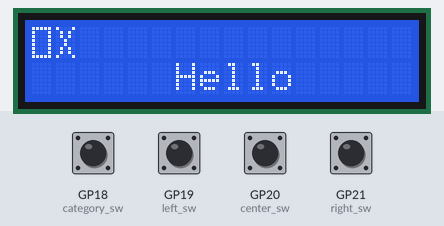
Bench run of a program on a simulated Raspberry Pi Pico running MicroPython. Parts: 16×2 character LCD. The inputs (shaded band) are chosen by the test bench; at power-on: GP18 (category_sw), GP19 (left_sw), GP20 (center_sw), GP21 (right_sw) LOW. What the program prints to the serial console is not drawn.

Above: at 16.5 s.
16.6 s: GP19 (left_sw) pulled HIGH for 0.15 s
At 18.6 s:
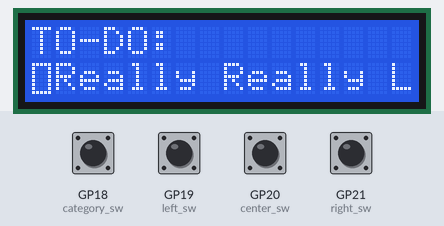
18.9 s: GP20 (center_sw) pulled HIGH for 0.15 s
At 20.4 s:
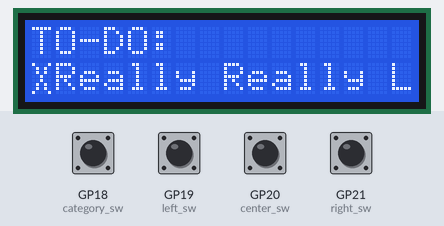
22.0 s: GP21 (right_sw) pulled HIGH for 0.15 s
At 24.9 s:
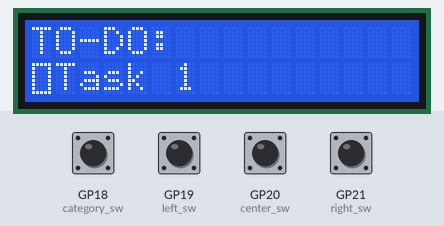
25.1 s: GP19 (left_sw) pulled HIGH for 1 s
At 29.0 s:
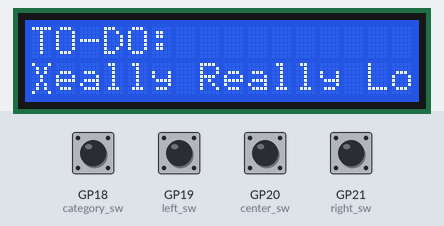
29.1 s: GP20 (center_sw) pulled HIGH for 1 s
At 33.0 s:
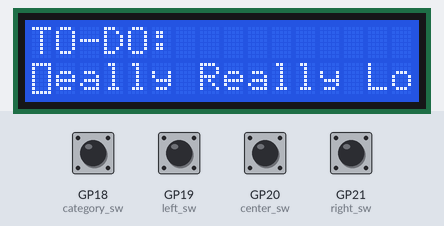
33.1 s: GP20 (center_sw) pulled HIGH for 0.15 s
At 37.8 s:
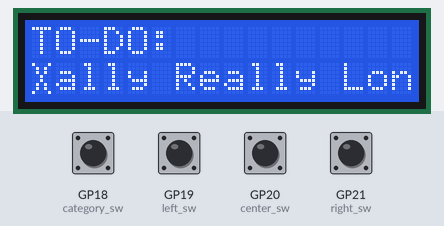
Timing chart, 0 to 39.3 s (numbered marks = the images above; inputs shaded):
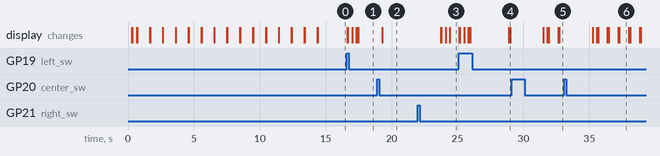

The program:

main_rev1.py
```python
from machine import Pin, disable_irq, enable_irq
import utime

RS = Pin(16, Pin.OUT)
En = Pin(17, Pin.OUT)
D0 = Pin(15, Pin.OUT)
D1 = Pin(14, Pin.OUT)
D2 = Pin(13, Pin.OUT)
D3 = Pin(12, Pin.OUT)
D4 = Pin(11, Pin.OUT)
D5 = Pin(10, Pin.OUT)
D6 = Pin(9, Pin.OUT)
D7 = Pin(8, Pin.OUT)

category_sw = Pin(18, Pin.IN, Pin.PULL_DOWN)
left_sw = Pin(19, Pin.IN, Pin.PULL_DOWN)
center_sw = Pin(20, Pin.IN, Pin.PULL_DOWN)
right_sw = Pin(21, Pin.IN, Pin.PULL_DOWN)

check_char = [int('10001', 2), int('01010', 2), int('01010', 2), int('00100', 2), int('00100', 2), int('01010', 2), int('01010', 2), int('10001', 2)]
uncheck_char = [int('11111', 2), int('10001', 2), int('10001', 2), int('10001', 2), int('10001', 2), int('10001', 2), int('10001', 2), int('11111', 2)]

current_pos = 0

irq_flag = 0
cat_flag = 0
left_flag = 0
center_flag = 0
right_flag = 0

current_category = 0 # 0 for todo, 1 for notif
todo_list = [{"title": "Task 1", "completed": False}, {"title": "Task 2", "completed": False}, {"title": "Really Really Long Task 3", "completed": False}]
notif_list = []

def pulse_en(delay=1e-3):
    utime.sleep(delay)
    En.value(1)
    utime.sleep(delay)
    En.value(0)
    utime.sleep(delay)

def write_lcd_data(cmd, rs_value):
    RS.value(rs_value) #Set command vs character mode (0 for command, 1 for character)

    utime.sleep(1e-3)

    D0.value((cmd >> 0) & 1) # Write to D0, and so on
    D1.value((cmd >> 1) & 1)
    D2.value((cmd >> 2) & 1)
    D3.value((cmd >> 3) & 1)
    D4.value((cmd >> 4) & 1)
    D5.value((cmd >> 5) & 1)
    D6.value((cmd >> 6) & 1)
    D7.value((cmd >> 7) & 1)

    pulse_en(delay=2e-3)

def init_8bitmode():
    global current_pos
    current_pos = 0

    #Initialize LCD to 8 bit mode
    write_lcd_data(int("00110000",2), 0)
    write_lcd_data(int("00110000",2), 0)
    write_lcd_data(int("00110000",2), 0)

    #Function set command
    #Format: 001abc--, where:
    #a is 1 for 8 bit mode, 0 for 4 bit mode
    #b is 1 for two line display, 0 for one line display
    #c is 1 for 5x10 dots, 0 for 5x8 dots
    write_lcd_data(int("00111000",2),0)

    #Display control command
    #Format: 00001abc
    #a is display on/off
    #b is cursor display on/off
    #c is cursor blink on/off
    write_lcd_data(int("00001100",2),0)

    #Clear Display
    #Clear characters and reset position to 0
    write_lcd_data(int("00000001",2),0)

def printmsg(msg):
    global current_pos

    for c in msg:
        write_lcd_data(ord(c), 1)
        current_pos += 1
        if current_pos == 16:
            goto_position(41)

def goto_position(pos):
    global current_pos

    write_lcd_data(int('00000010',2), 0)
    for i in range(0, pos):
        write_lcd_data(int('00010100',2), 0)
    current_pos = pos

def row_col_to_pos(row, col):
    return (row * 40) + col

def init_lcd():
    init_8bitmode()
    define_custom_char(check_char, 0)
    define_custom_char(uncheck_char, 1)

def scroll_message(msg, msg_length, delay=0.1, start_pos=(0, 0), spacing=1):
    global irq_flag

    row, col = start_pos
    msg += " " * spacing
    msg = list(msg)
    goto_position(row_col_to_pos(row, col))
    for i in range(0, len(msg) + 1):
        if irq_flag == 1:
            irq_flag = 0
            break
        printmsg(msg[0:msg_length])
        msg.append(msg.pop(0))
        goto_position(row_col_to_pos(row, col))
        utime.sleep(delay)

def define_custom_char(data, char_num):
    for i in range(0, 8):
        write_lcd_data(int("01000000",2) + (char_num << 3) + i, 0)
        write_lcd_data(data[i], 1)
    write_lcd_data(1, 0) #Reset cursor to 0 position

def get_next_todo_list_value(r_l):
    global todo_list
    if r_l == 0:
        todo_list.append(todo_list.pop(0))
        return todo_list[0]
    else:
        todo_list.insert(0, todo_list.pop())
        return todo_list[0]

def cat_irq_handler(pin):
    global irq_flag
    global cat_flag
    irq_flag = 1
    cat_flag = 1
    print('test')

def left_irq_handler(pin):
    global irq_flag
    global left_flag
    irq_flag = 1
    left_flag = 1
    print('test')

def center_irq_handler(pin):
    global irq_flag
    global center_flag
    irq_flag = 1
    center_flag = 1

def right_irq_handler(pin):
    global irq_flag
    global right_flag
    irq_flag = 1
    right_flag = 1
    print('test2')

def init_interrupts():
    category_sw.irq(trigger=Pin.IRQ_RISING, handler=cat_irq_handler)
    left_sw.irq(trigger=Pin.IRQ_RISING, handler=left_irq_handler)
    center_sw.irq(trigger=Pin.IRQ_RISING, handler=center_irq_handler)
    right_sw.irq(trigger=Pin.IRQ_RISING, handler=right_irq_handler)

def update_lists():
    pass

def redraw_lcd():
    write_lcd_data(1, 0)
    if current_category == 0:
        goto_position(row_col_to_pos(0, 0))
        printmsg("TO-DO:")
    else:
        goto_position(row_col_to_pos(0, 0))
        printmsg("NOTIF:")

def main():
    init_interrupts()
    init_lcd()
    write_lcd_data(1, 1)
    goto_position(1)
    write_lcd_data(0, 1)
    scroll_message("Hello, World!", 5, 0.6, (1, 6))

    while(1):
        global cat_flag
        global left_flag
        global center_flag
        global right_flag

        current_item = todo_list[0]

        if cat_flag == 1:
            pass #Future implementation
        elif left_flag == 1:
            redraw_lcd()
            left_flag = 0
            item = get_next_todo_list_value(1)
            goto_position(row_col_to_pos(1, 0))
            if item["completed"]:
                write_lcd_data(0, 1)
            else:
                write_lcd_data(1, 1)
            goto_position(row_col_to_pos(1, 1))
            printmsg(item["title"])
        elif center_flag == 1:
            if current_category == 0:
                current_item['completed'] = not current_item['completed']
                goto_position(row_col_to_pos(1, 0))
                if current_item['completed']:
                    write_lcd_data(0, 1)
                else:
                    write_lcd_data(1, 1)
            center_flag = 0
        elif right_flag == 1:
            redraw_lcd()
            right_flag = 0
            item = get_next_todo_list_value(0)
            goto_position(row_col_to_pos(1, 0))
            if item["completed"]:
                write_lcd_data(0, 1)
            else:
                write_lcd_data(1, 1)
            goto_position(row_col_to_pos(1, 1))
            printmsg(item["title"])
        else:
            if len(current_item["title"]) > 15:
                scroll_message(current_item["title"], 15, 0.4, (1, 1), spacing = 3)
            for i in range(0, 15):
                if irq_flag == 1:
                    break
                utime.sleep(0.1)

if __name__ == "__main__":
    main()
```

Measured:
- after the input at 16.6 s, the display: first changes at once (image 1 shows a later state)
- after the input at 18.9 s, the display: changes after 0.38 s (image 2)
- after the input at 22.0 s, the display: first changes after 1.7 s (image 3 shows a later state)
- after the input at 25.1 s, the display: first changes at once (image 4 shows a later state)
- after the input at 29.1 s, the display: changes after 2.4 s (image 5)
- after the input at 33.1 s, the display: first changes after 2.1 s (image 6 shows a later state)
- what the display in image 6 shows lasts 0.7 s, from 37.3 s to 38.0 s
